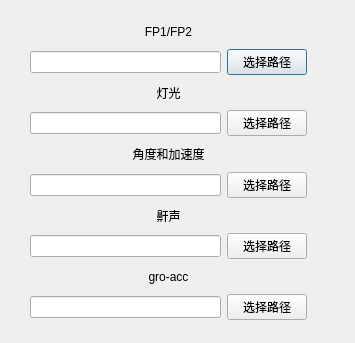
<?xml version="1.0" encoding="UTF-8"?>
<ui version="4.0">
 <class>FilePath</class>
 <widget class="QDialog" name="FilePath">
  <property name="geometry">
   <rect>
    <x>0</x>
    <y>0</y>
    <width>355</width>
    <height>343</height>
   </rect>
  </property>
  <property name="windowTitle">
   <string>Dialog</string>
  </property>
  <widget class="QWidget" name="">
   <property name="geometry">
    <rect>
     <x>30</x>
     <y>20</y>
     <width>277</width>
     <height>300</height>
    </rect>
   </property>
   <layout class="QVBoxLayout" name="verticalLayout_6">
    <item>
     <layout class="QVBoxLayout" name="verticalLayout">
      <item>
       <widget class="QLabel" name="FP_Label">
        <property name="text">
         <string>FP1/FP2</string>
        </property>
        <property name="alignment">
         <set>Qt::AlignCenter</set>
        </property>
       </widget>
      </item>
      <item>
       <layout class="QHBoxLayout" name="horizontalLayout_5">
        <item>
         <widget class="QLineEdit" name="FP_Path"/>
        </item>
        <item>
         <widget class="QPushButton" name="select_FP">
          <property name="text">
           <string>选择路径</string>
          </property>
         </widget>
        </item>
       </layout>
      </item>
     </layout>
    </item>
    <item>
     <layout class="QVBoxLayout" name="verticalLayout_2">
      <item>
       <widget class="QLabel" name="light_label">
        <property name="text">
         <string>灯光</string>
        </property>
        <property name="alignment">
         <set>Qt::AlignCenter</set>
        </property>
       </widget>
      </item>
      <item>
       <layout class="QHBoxLayout" name="horizontalLayout_6">
        <item>
         <widget class="QLineEdit" name="light_path"/>
        </item>
        <item>
         <widget class="QPushButton" name="select_light">
          <property name="text">
           <string>选择路径</string>
          </property>
         </widget>
        </item>
       </layout>
      </item>
     </layout>
    </item>
    <item>
     <layout class="QVBoxLayout" name="verticalLayout_3">
      <item>
       <widget class="QLabel" name="angle_acc_lable">
        <property name="text">
         <string>角度和加速度</string>
        </property>
        <property name="alignment">
         <set>Qt::AlignCenter</set>
        </property>
       </widget>
      </item>
      <item>
       <layout class="QHBoxLayout" name="horizontalLayout_7">
        <item>
         <widget class="QLineEdit" name="angelacc_Path"/>
        </item>
        <item>
         <widget class="QPushButton" name="select_angle_acc">
          <property name="text">
           <string>选择路径</string>
          </property>
         </widget>
        </item>
       </layout>
      </item>
     </layout>
    </item>
    <item>
     <layout class="QVBoxLayout" name="verticalLayout_4">
      <item>
       <widget class="QLabel" name="snore_label">
        <property name="text">
         <string>鼾声</string>
        </property>
        <property name="alignment">
         <set>Qt::AlignCenter</set>
        </property>
       </widget>
      </item>
      <item>
       <layout class="QHBoxLayout" name="horizontalLayout_8">
        <item>
         <widget class="QLineEdit" name="snore_path"/>
        </item>
        <item>
         <widget class="QPushButton" name="select_snore">
          <property name="text">
           <string>选择路径</string>
          </property>
         </widget>
        </item>
       </layout>
      </item>
     </layout>
    </item>
    <item>
     <layout class="QVBoxLayout" name="verticalLayout_5">
      <item>
       <widget class="QLabel" name="gro_acc_label">
        <property name="text">
         <string>gro-acc</string>
        </property>
        <property name="alignment">
         <set>Qt::AlignCenter</set>
        </property>
       </widget>
      </item>
      <item>
       <layout class="QHBoxLayout" name="horizontalLayout_9">
        <item>
         <widget class="QLineEdit" name="gro_acc_path"/>
        </item>
        <item>
         <widget class="QPushButton" name="select_gro_acc">
          <property name="text">
           <string>选择路径</string>
          </property>
         </widget>
        </item>
       </layout>
      </item>
     </layout>
    </item>
   </layout>
  </widget>
 </widget>
 <resources/>
 <connections/>
</ui>
